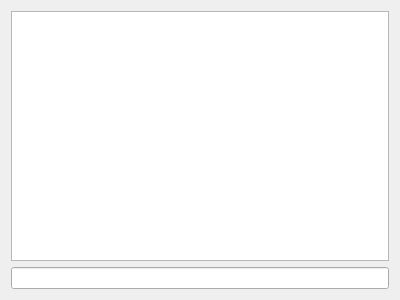
<?xml version="1.0" encoding="UTF-8"?>
<ui version="4.0">
 <class>ChatWidget</class>
 <widget class="QWidget" name="ChatWidget">
  <property name="geometry">
   <rect>
    <x>0</x>
    <y>0</y>
    <width>400</width>
    <height>300</height>
   </rect>
  </property>
  <property name="windowTitle">
   <string>ChatWidget</string>
  </property>
  <layout class="QGridLayout" name="gridLayout">
   <item row="0" column="0">
    <widget class="QPlainTextEdit" name="log"/>
   </item>
   <item row="1" column="0">
    <widget class="QLineEdit" name="msg"/>
   </item>
  </layout>
 </widget>
 <layoutdefault spacing="6" margin="11"/>
 <tabstops>
  <tabstop>msg</tabstop>
  <tabstop>log</tabstop>
 </tabstops>
 <resources/>
 <connections>
  <connection>
   <sender>msg</sender>
   <signal>editingFinished()</signal>
   <receiver>ChatWidget</receiver>
   <slot>sendMessage()</slot>
   <hints>
    <hint type="sourcelabel">
     <x>265</x>
     <y>286</y>
    </hint>
    <hint type="destinationlabel">
     <x>439</x>
     <y>424</y>
    </hint>
   </hints>
  </connection>
 </connections>
 <slots>
  <slot>sendMessage()</slot>
 </slots>
</ui>
